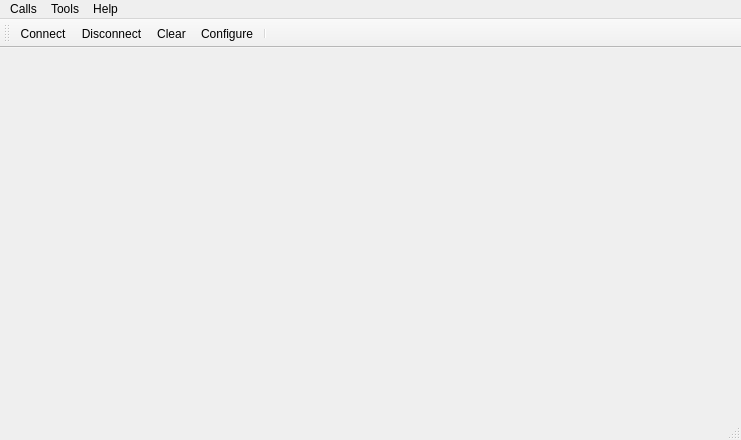
<?xml version="1.0" encoding="UTF-8"?>
<ui version="4.0">
 <class>MainWindow</class>
 <widget class="QMainWindow" name="MainWindow">
  <property name="geometry">
   <rect>
    <x>0</x>
    <y>0</y>
    <width>741</width>
    <height>440</height>
   </rect>
  </property>
  <property name="windowTitle">
   <string>Spectroscope</string>
  </property>
  <widget class="QWidget" name="centralWidget">
   <layout class="QVBoxLayout" name="verticalLayout">
    <item>
     <layout class="QVBoxLayout" name="verticalLayout_2"/>
    </item>
   </layout>
  </widget>
  <widget class="QMenuBar" name="menuBar">
   <property name="geometry">
    <rect>
     <x>0</x>
     <y>0</y>
     <width>741</width>
     <height>21</height>
    </rect>
   </property>
   <widget class="QMenu" name="menuCalls">
    <property name="title">
     <string>Calls</string>
    </property>
    <addaction name="actionConnect"/>
    <addaction name="actionDisconnect"/>
    <addaction name="separator"/>
    <addaction name="actionQuit"/>
   </widget>
   <widget class="QMenu" name="menuTools">
    <property name="title">
     <string>Tools</string>
    </property>
    <addaction name="actionConfigure"/>
    <addaction name="actionClear"/>
   </widget>
   <widget class="QMenu" name="menuHelp">
    <property name="title">
     <string>Help</string>
    </property>
    <addaction name="actionAbout"/>
    <addaction name="actionAboutQt"/>
   </widget>
   <addaction name="menuCalls"/>
   <addaction name="menuTools"/>
   <addaction name="menuHelp"/>
  </widget>
  <widget class="QToolBar" name="mainToolBar">
   <attribute name="toolBarArea">
    <enum>TopToolBarArea</enum>
   </attribute>
   <attribute name="toolBarBreak">
    <bool>true</bool>
   </attribute>
   <addaction name="actionConnect"/>
   <addaction name="actionDisconnect"/>
   <addaction name="actionClear"/>
   <addaction name="actionConfigure"/>
   <addaction name="separator"/>
  </widget>
  <widget class="QStatusBar" name="statusBar"/>
  <action name="actionAbout">
   <property name="text">
    <string>&amp;About</string>
   </property>
   <property name="toolTip">
    <string>About program</string>
   </property>
   <property name="shortcut">
    <string>Alt+A</string>
   </property>
  </action>
  <action name="actionAboutQt">
   <property name="text">
    <string>About Qt</string>
   </property>
  </action>
  <action name="actionConnect">
   <property name="icon">
    <iconset resource="terminal.qrc">
     <normaloff>:/images/connect.png</normaloff>:/images/connect.png</iconset>
   </property>
   <property name="text">
    <string>C&amp;onnect</string>
   </property>
   <property name="toolTip">
    <string>Connect to serial port</string>
   </property>
   <property name="shortcut">
    <string>Ctrl+O</string>
   </property>
  </action>
  <action name="actionDisconnect">
   <property name="icon">
    <iconset resource="terminal.qrc">
     <normaloff>:/images/disconnect.png</normaloff>:/images/disconnect.png</iconset>
   </property>
   <property name="text">
    <string>&amp;Disconnect</string>
   </property>
   <property name="toolTip">
    <string>Disconnect from serial port</string>
   </property>
   <property name="shortcut">
    <string>Ctrl+D</string>
   </property>
  </action>
  <action name="actionConfigure">
   <property name="icon">
    <iconset resource="terminal.qrc">
     <normaloff>:/images/settings.png</normaloff>:/images/settings.png</iconset>
   </property>
   <property name="text">
    <string>&amp;Configure</string>
   </property>
   <property name="toolTip">
    <string>Configure serial port</string>
   </property>
   <property name="shortcut">
    <string>Alt+C</string>
   </property>
  </action>
  <action name="actionClear">
   <property name="icon">
    <iconset resource="terminal.qrc">
     <normaloff>:/images/clear.png</normaloff>:/images/clear.png</iconset>
   </property>
   <property name="text">
    <string>C&amp;lear</string>
   </property>
   <property name="toolTip">
    <string>Clear data</string>
   </property>
   <property name="shortcut">
    <string>Alt+L</string>
   </property>
  </action>
  <action name="actionQuit">
   <property name="icon">
    <iconset resource="terminal.qrc">
     <normaloff>:/images/application-exit.png</normaloff>:/images/application-exit.png</iconset>
   </property>
   <property name="text">
    <string>&amp;Quit</string>
   </property>
   <property name="shortcut">
    <string>Ctrl+Q</string>
   </property>
  </action>
 </widget>
 <layoutdefault spacing="6" margin="11"/>
 <resources>
  <include location="terminal.qrc"/>
 </resources>
 <connections/>
</ui>
